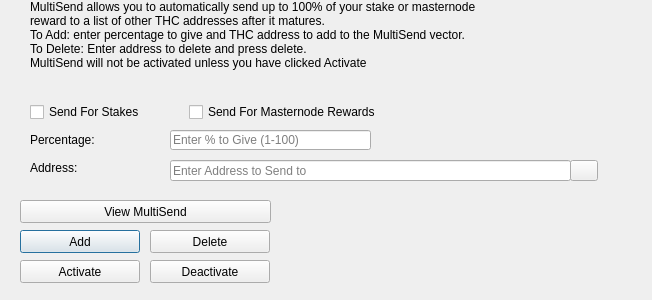
<?xml version="1.0" encoding="UTF-8"?>
<ui version="4.0">
 <class>MultiSendDialog</class>
 <widget class="QDialog" name="MultiSendDialog">
  <property name="windowModality">
   <enum>Qt::NonModal</enum>
  </property>
  <property name="geometry">
   <rect>
    <x>0</x>
    <y>0</y>
    <width>652</width>
    <height>300</height>
   </rect>
  </property>
  <property name="windowTitle">
   <string>MultiSend</string>
  </property>
  <widget class="QLineEdit" name="multiSendPercentEdit">
   <property name="geometry">
    <rect>
     <x>170</x>
     <y>130</y>
     <width>201</width>
     <height>20</height>
    </rect>
   </property>
   <property name="toolTip">
    <string>Enter whole numbers 1 - 100</string>
   </property>
   <property name="placeholderText">
    <string>Enter % to Give (1-100)</string>
   </property>
  </widget>
  <widget class="QLineEdit" name="multiSendAddressEdit">
   <property name="geometry">
    <rect>
     <x>170</x>
     <y>160</y>
     <width>401</width>
     <height>21</height>
    </rect>
   </property>
   <property name="toolTip">
    <string/>
   </property>
   <property name="placeholderText">
    <string>Enter Address to Send to</string>
   </property>
  </widget>
  <widget class="QLabel" name="label_2">
   <property name="geometry">
    <rect>
     <x>30</x>
     <y>0</y>
     <width>451</width>
     <height>121</height>
    </rect>
   </property>
   <property name="lineWidth">
    <number>1</number>
   </property>
   <property name="text">
    <string>MultiSend allows you to automatically send up to 100% of your stake or masternode reward to a list of other THC addresses after it matures.
To Add: enter percentage to give and THC address to add to the MultiSend vector.
To Delete: Enter address to delete and press delete.
MultiSend will not be activated unless you have clicked Activate</string>
   </property>
   <property name="alignment">
    <set>Qt::AlignLeading|Qt::AlignLeft|Qt::AlignTop</set>
   </property>
   <property name="wordWrap">
    <bool>true</bool>
   </property>
  </widget>
  <widget class="QLabel" name="message">
   <property name="geometry">
    <rect>
     <x>290</x>
     <y>200</y>
     <width>351</width>
     <height>91</height>
    </rect>
   </property>
   <property name="text">
    <string/>
   </property>
  </widget>
  <widget class="QPushButton" name="addButton">
   <property name="geometry">
    <rect>
     <x>20</x>
     <y>230</y>
     <width>120</width>
     <height>23</height>
    </rect>
   </property>
   <property name="toolTip">
    <string/>
   </property>
   <property name="statusTip">
    <string>Add to MultiSend Vector</string>
   </property>
   <property name="text">
    <string>Add</string>
   </property>
  </widget>
  <widget class="QPushButton" name="disableButton">
   <property name="geometry">
    <rect>
     <x>150</x>
     <y>260</y>
     <width>120</width>
     <height>23</height>
    </rect>
   </property>
   <property name="statusTip">
    <string>Deactivate MultiSend</string>
   </property>
   <property name="text">
    <string>Deactivate</string>
   </property>
  </widget>
  <widget class="QPushButton" name="addressBookButton">
   <property name="geometry">
    <rect>
     <x>570</x>
     <y>160</y>
     <width>28</width>
     <height>21</height>
    </rect>
   </property>
   <property name="toolTip">
    <string>Choose an address from the address book</string>
   </property>
   <property name="text">
    <string/>
   </property>
   <property name="icon">
    <iconset resource="../thc.qrc">
     <normaloff>:/icons/address-book</normaloff>:/icons/address-book</iconset>
   </property>
   <property name="shortcut">
    <string>Alt+A</string>
   </property>
   <property name="autoDefault">
    <bool>false</bool>
   </property>
  </widget>
  <widget class="QLabel" name="label">
   <property name="geometry">
    <rect>
     <x>30</x>
     <y>130</y>
     <width>121</width>
     <height>20</height>
    </rect>
   </property>
   <property name="toolTip">
    <string>Percentage of stake to send</string>
   </property>
   <property name="text">
    <string>Percentage:</string>
   </property>
  </widget>
  <widget class="QLabel" name="label_5">
   <property name="geometry">
    <rect>
     <x>30</x>
     <y>160</y>
     <width>111</width>
     <height>16</height>
    </rect>
   </property>
   <property name="toolTip">
    <string>Address to send portion of stake to</string>
   </property>
   <property name="text">
    <string>Address:</string>
   </property>
  </widget>
  <widget class="QPushButton" name="deleteButton">
   <property name="geometry">
    <rect>
     <x>150</x>
     <y>230</y>
     <width>120</width>
     <height>23</height>
    </rect>
   </property>
   <property name="toolTip">
    <string/>
   </property>
   <property name="statusTip">
    <string>Delete Address From MultiSend Vector</string>
   </property>
   <property name="text">
    <string>Delete</string>
   </property>
  </widget>
  <widget class="QPushButton" name="activateButton">
   <property name="geometry">
    <rect>
     <x>20</x>
     <y>260</y>
     <width>120</width>
     <height>23</height>
    </rect>
   </property>
   <property name="statusTip">
    <string>Activate MultiSend</string>
   </property>
   <property name="text">
    <string>Activate</string>
   </property>
  </widget>
  <widget class="QPushButton" name="viewButton">
   <property name="geometry">
    <rect>
     <x>20</x>
     <y>200</y>
     <width>251</width>
     <height>23</height>
    </rect>
   </property>
   <property name="toolTip">
    <string/>
   </property>
   <property name="statusTip">
    <string>View MultiSend Vector</string>
   </property>
   <property name="text">
    <string>View MultiSend</string>
   </property>
  </widget>
  <widget class="QWidget" name="horizontalLayoutWidget">
   <property name="geometry">
    <rect>
     <x>30</x>
     <y>100</y>
     <width>351</width>
     <height>24</height>
    </rect>
   </property>
   <layout class="QHBoxLayout" name="horizontalLayout">
    <item>
     <widget class="QCheckBox" name="multiSendStakeCheckBox">
      <property name="text">
       <string>Send For Stakes</string>
      </property>
     </widget>
    </item>
    <item>
     <widget class="QCheckBox" name="multiSendMasternodeCheckBox">
      <property name="text">
       <string>Send For Masternode Rewards</string>
      </property>
     </widget>
    </item>
   </layout>
  </widget>
 </widget>
 <resources>
  <include location="../thc.qrc"/>
 </resources>
 <connections/>
</ui>
